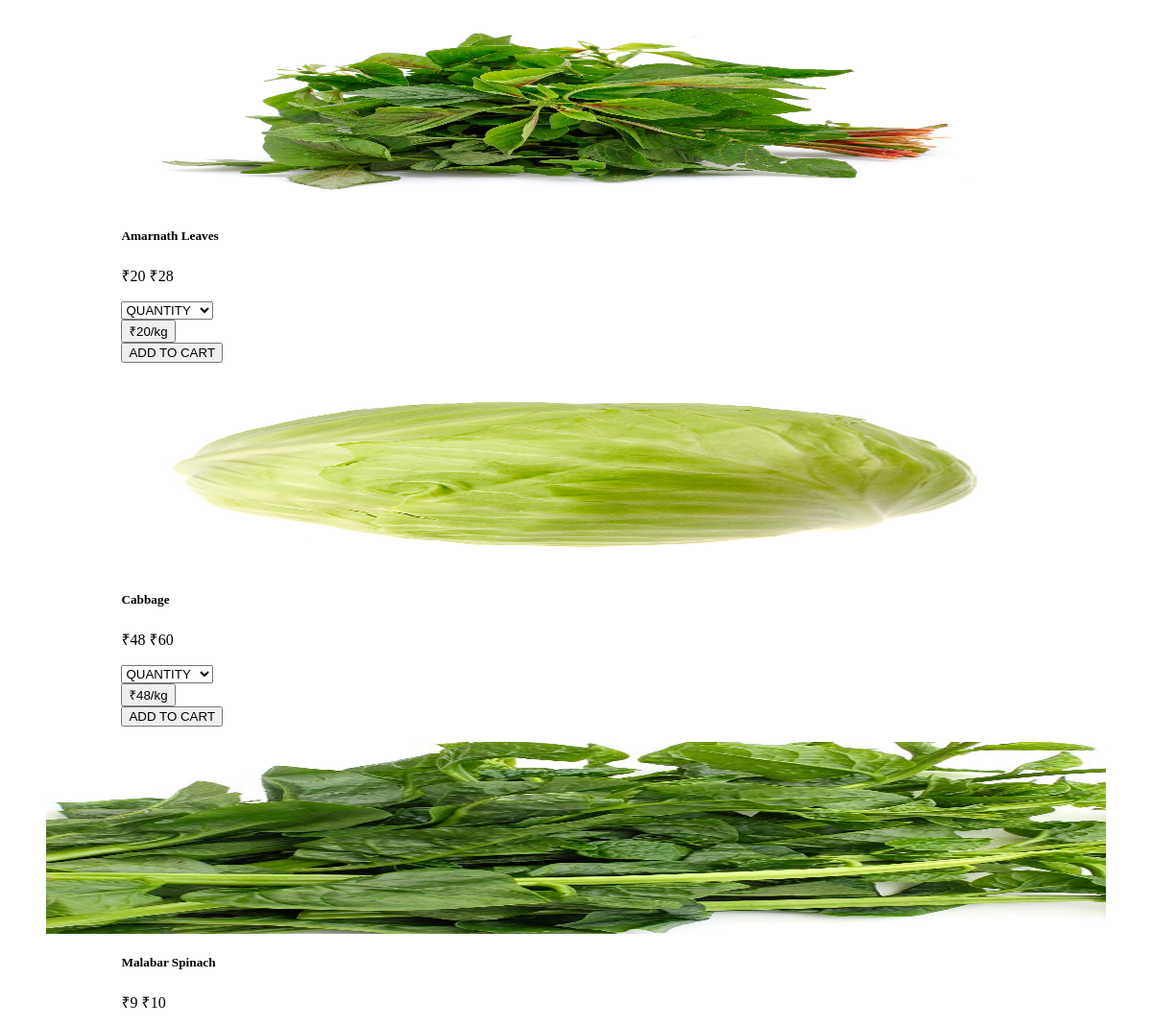
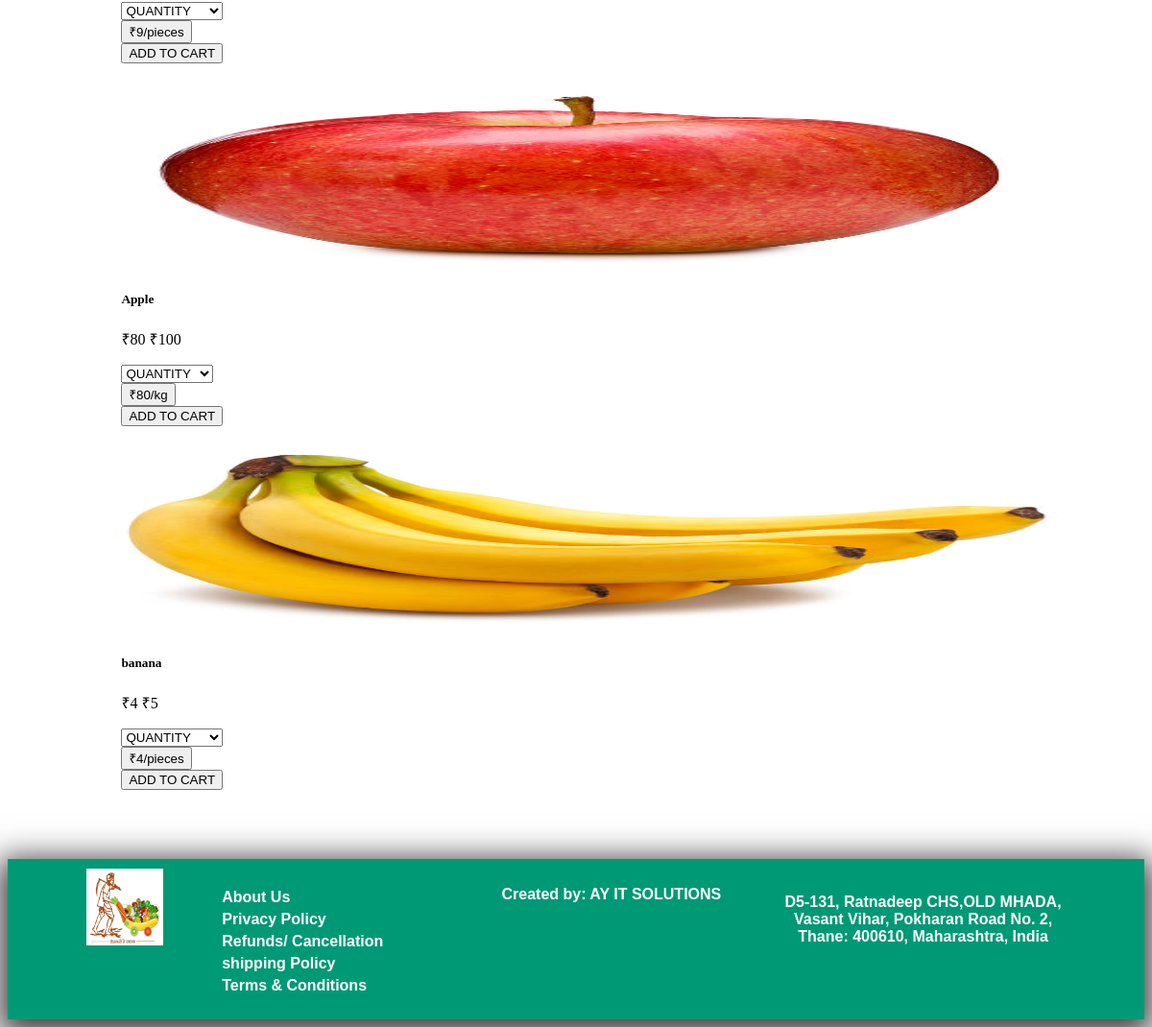
The app's page /php/card.php with its own data (2 pictures, top to bottom).
### tables this page shows
CREATE TABLE `items` (
  `item_id` int(11) NOT NULL,
  `i_eng` varchar(100) NOT NULL,
  `i_mar` varchar(100) NOT NULL,
  `i_hin` varchar(100) NOT NULL,
  `category_type` int(11) NOT NULL,
  `type` int(11) NOT NULL COMMENT '1-grams,2-gadi',
  `quantity` int(11) NOT NULL,
  `price` int(11) NOT NULL,
  `non_discounted_price` int(11) NOT NULL,
  `img` text NOT NULL
);

### langs/english.php (called while the page is built)
<?php
function array_push_assoc($array, $key, $value){
    $array[$key] = $value;
    return $array;
 }
function lang($txt){
include dirname(dirname(__FILE__)).DIRECTORY_SEPARATOR.'includes'.DIRECTORY_SEPARATOR.'dbconn.php';
 $query = "SELECT i_eng FROM items";
 $result = mysqli_query($con, $query);
$dbarray=array();
 if (mysqli_num_rows($result) > 0){
     while ($row1 = mysqli_fetch_assoc($result)) {
            $eng=$row1['i_eng'];
            $dbarray = array_push_assoc($dbarray, $eng, $eng);
        }
 }
 else{
    $dbarray=array();
 }
$lang = array(
    'FARMACY' => 'FARMACY',
    'POLICY' => 'POLICY',
    'CONTACT US' => 'CONTACT US',
    'REGISTER' => 'REGISTER',
    'LOGIN' => 'LOGIN',
    'Search' => 'Search',
    'add_to_cart' => 'ADD TO CART',
    'quantity'=> 'QUANTITY',
    'login'=> 'Login',
    'login_btn'=> 'Login',
    'mobile'=> 'Mobile Number',
    'password'=> 'Password',
    'forgot_pass'=> 'Forgot Password',
    'sign_up'=>'Sign Up Your Account',
    'fname'=>'First Name',
    'lname'=>'Last Name',
    'email'=>'Email Id',
    'pin'=>'Pincode',
    'delivery'=>'Delivery Address',
    "enter_password"=>"Enter Password",
    're_enter_pass'=>'Re enter Password',
    'new_pass'=>'New Password',
    're_enter_new_pass'=>'Re-enter New Password',
    'products'=>'Products',
    'get_location'=>'Get Location',
    'send'=>'Send',
    'verify_code'=>'Enter Verification Code',
    'verify_button'=>'Verify-Code',
    'your_cart'=>'Your Cart',
    'enter_mob'=>'Enter Your Mobile Number',
    'my_orders'=>'My Orders',
    'hello'=>'Hello',
    'total_price'=>'Total Price',
    'price'=>'Price',
    'outofstock'=>'Out of Stock',
    'available'=>'Available',
    'logout'=>'Logout',
    'add_more_items'=>'Buy More',
    'add_new_item'=>'Add New Item',
    'name'=>'Name',
    'hname'=>"Name-in-Hindi",
    'mname'=>'Name-in-Marathi',
    'add'=>'ADD ITEM',
    'category'=>'Category',
    'type'=>'Type',
    'edit'=> 'EDIT',
    'edit_item'=> 'EDIT ITEM',
    'verify_email'=> 'VERIFY EMAIL',
    'change_verify_email'=> 'CHANGE AND VERIFY EMAIL',
    'Vegetable'=> 'Vegetable',
    'Fruits'=> 'Fruits',
    'all'=>'ALL'
    );
    if (mysqli_num_rows($result) > 0){
$final_array=array_merge($dbarray, $lang);
return $final_array[$txt];
}
else{
return $lang[$txt];
}
}
?>

### php/card.php (the view, shortened to what this page needs)
<?php
  include dirname(dirname(__FILE__)).DIRECTORY_SEPARATOR.'langs'.DIRECTORY_SEPARATOR.'set_lang.php';
  $did = $_REQUEST['s_id'];
  $cid = (int) $_REQUEST['c_id'];
  if($cid != 0){
    if ($did==1) {
      $query = "SELECT * FROM items WHERE category_type = {$cid} ORDER BY i_eng ASC";
      $result = mysqli_query($con, $query);
    } elseif($did==2) {
      $query = "SELECT * FROM items WHERE category_type = {$cid} ORDER BY i_eng DESC";
      $result = mysqli_query($con, $query);
    }elseif($did==3) {
      $query = "SELECT * FROM items WHERE category_type = {$cid} ORDER BY price ASC";
      $result = mysqli_query($con, $query);
    }
    elseif($did==4) {
      $query = "SELECT * FROM items WHERE category_type = {$cid} ORDER BY price DESC";
      $result = mysqli_query($con, $query);
    }else {
      $query = "SELECT * FROM items WHERE category_type = {$cid}";
      $result = mysqli_query($con, $query);
    }
  }else{
    if ($did==1) {
      $query = "SELECT * FROM items ORDER BY i_eng ASC";
      $result = mysqli_query($con, $query);
    } elseif($did==2) {
      $query = "SELECT * FROM items ORDER BY i_eng DESC";
      $result = mysqli_query($con, $query);
    }elseif($did==3) {
      $query = "SELECT * FROM items ORDER BY price ASC";
      $result = mysqli_query($con, $query);
    }
    elseif($did==4) {
      $query = "SELECT * FROM items ORDER BY price DESC";
      $result = mysqli_query($con, $query);
    }else {
      $query = "SELECT * FROM items";
      $result = mysqli_query($con, $query);
    }
  }
  echo '<div class="maincontain">';
  if (mysqli_num_rows($result) > 0){
    while ($row1 = mysqli_fetch_assoc($result)) {
      $eng=$row1['i_eng'];
      $allok=0;
      $img=$row1['img'];
      $itemid=$row1['item_id'];
      $price=$row1['price'];
      $nonDPrice = $row1['non_discounted_price'];
      $type=$row1['type'];
      $quantity=$row1['quantity'];
      if ($type==1) {
        if ($quantity > 0) {
          $allok=1;
          $finalprice=$price*4;
          $nonDPrice=$nonDPrice*4;
          $unit="kg";
        }
      }
      else if ($type==2) {
        if ($quantity > 0) {
          $allok=1;
          $finalprice=$price;
          $unit="pieces";
        }
      }
      if ($allok==1) {
        echo '
        <div class="subcontain box">
          <div class="card newscard">
            <figure>
            <img style=" width:100%;height: 200px;background-size: contain;"  src="../images/Veg/'.$img.'" alt="Card image cap">
            </figure>
            <div class="card-body" style="width:80%;margin:auto;">
                <h5 class="card-title name">'.lang($eng).' </h5>
                <p class="dp">₹'.$finalprice.' <span class="ndp">₹'.$nonDPrice.'</span></p>
                <form method="post">
                <input type="hidden" name="itemid" value="'.$itemid.'">
                <input type="hidden" name="itemtype" value="'.$type.'">
                <input type="hidden" name="itemprice" value="'.$price.'">';
                if ($type==1) {
                  echo'
                    <div class="form-group">
                      <select class="form-control customselect classic" name="quantity1" id="qty" required>
                        <option value="" selected disabled>'.lang('quantity').'</option>
                        <option value="250">250g&nbsp;&nbsp;&nbsp;&nbsp;₹'.((250/250)*$price).' </option>
                        <option value="500">500g&nbsp;&nbsp;&nbsp;&nbsp;₹'.((500/250)*$price).' </option>
                        <option value="1000">1kg&nbsp;&nbsp;&nbsp;&nbsp;&nbsp;&nbsp;₹'.((1000/250)*$price).' </option>
                        <option value="1500">1.5kg&nbsp;&nbsp;&nbsp;₹'.((1500/250)*$price).' </option>
                        <option value="2000">2kg&nbsp;&nbsp;&nbsp;&nbsp;&nbsp;&nbsp;₹'.((2000/250)*$price).' </option>
                        <option value="3000">3kg&nbsp;&nbsp;&nbsp;&nbsp;&nbsp;&nbsp;₹'.((3000/250)*$price).' </option>
                        <option value="5000">5kg&nbsp;&nbsp;&nbsp;&nbsp;&nbsp;&nbsp;₹'.((5000/250)*$price).' </option>
                      </select>
                    </div>';
                }
                if ($type==2) {
                  echo'
                    <div class="form-group">
                      <select class="form-control customselect classic" name="quantity1" id="qty" required>
                        <option value="" selected disabled>'.lang('quantity').'</option>
                        <option value="1">1 piece&nbsp;&nbsp;&nbsp;&nbsp;₹'.(1*$price).'</option>
                        <option value="2">2 pieces&nbsp;&nbsp;&nbsp;₹'.(2*$price).'</option>
                        <option value="3">3 pieces&nbsp;&nbsp;&nbsp;₹'.(3*$price).'</option>
                        <option value="4">4 pieces&nbsp;&nbsp;&nbsp;₹'.(4*$price).'</option>
                        <option value="5">5 pieces&nbsp;&nbsp;&nbsp;₹'.(5*$price).'</option>
                      </select>
                    </div>';
                }
                echo '
                  <div class="row">
                    <div class="col">
                      <input type="button" class="btn btngreen" style="text-align:left;" value="₹'.$finalprice.'/'.$unit.'"/>
                    </div>
                    <div class="col">
                      <input type="submit" name="addtocart" class="btn btnwhite" value="'.lang('add_to_cart').'">
                    </div>
                  </div>
                  </form>
                  </div>
                  </div>
                  </div>';
      }
    }
  }
  echo "</div>";
    include dirname(dirname(__FILE__)).DIRECTORY_SEPARATOR.'includes'.DIRECTORY_SEPARATOR.'footer.php';
 ?>

### records on screen
items: img (picture), eng "Amarnath Leaves", price "20", nonDPrice "28", price+quantity "₹20/kg"
items: img (picture), eng "Cabbage", price "48", nonDPrice "60", price+quantity "₹48/kg"
items: img (picture), eng "Malabar Spinach", price "9", non_discounted_price "10", price+quantity "₹9/pieces"
items: img (picture), eng "Apple", price "80", nonDPrice "100", price+quantity "₹80/kg"
items: img (picture), eng "banana", price "4", non_discounted_price "5", price+quantity "₹4/pieces"

### other values on screen
form field quantity1 "QUANTITY"
